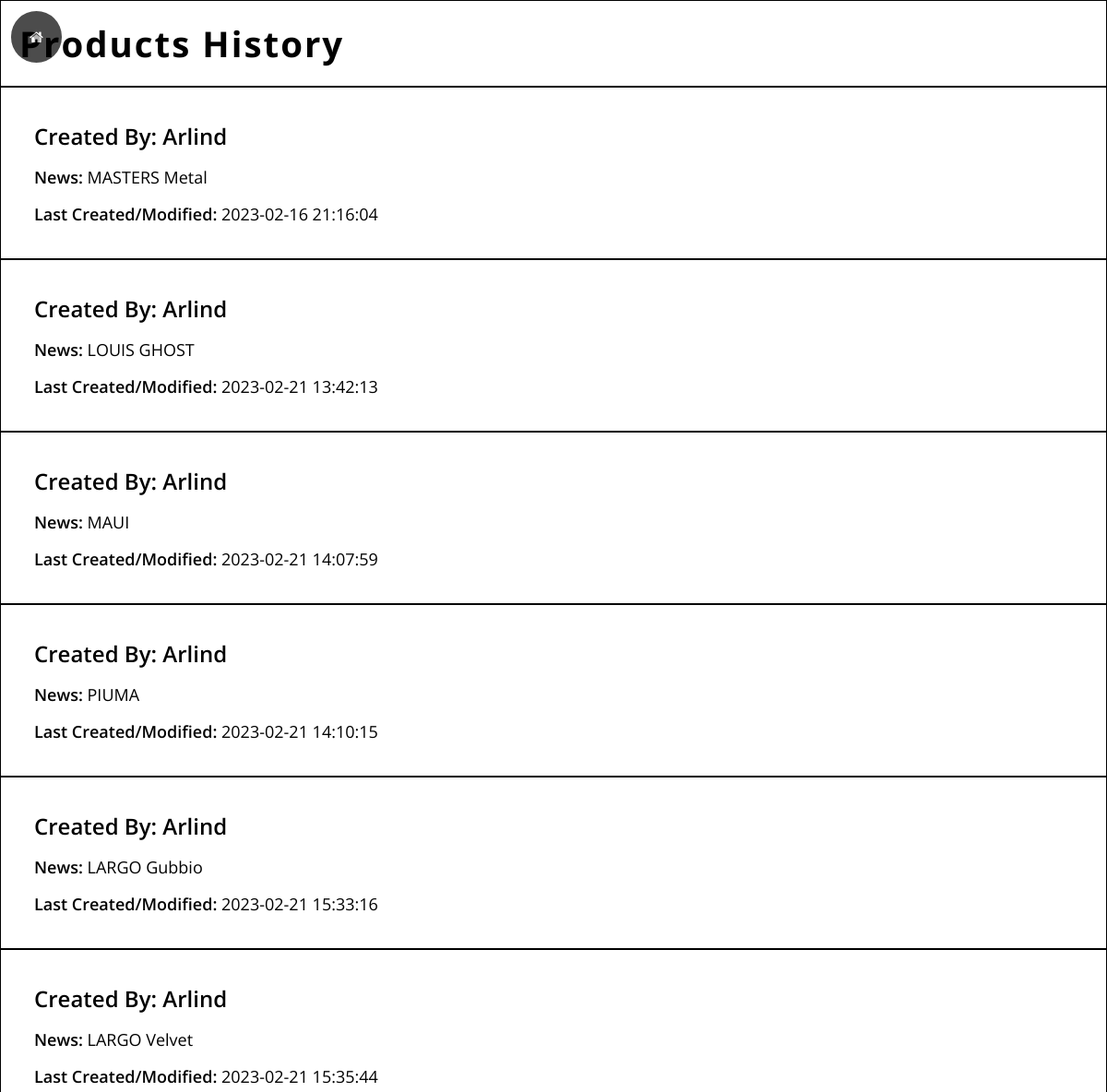
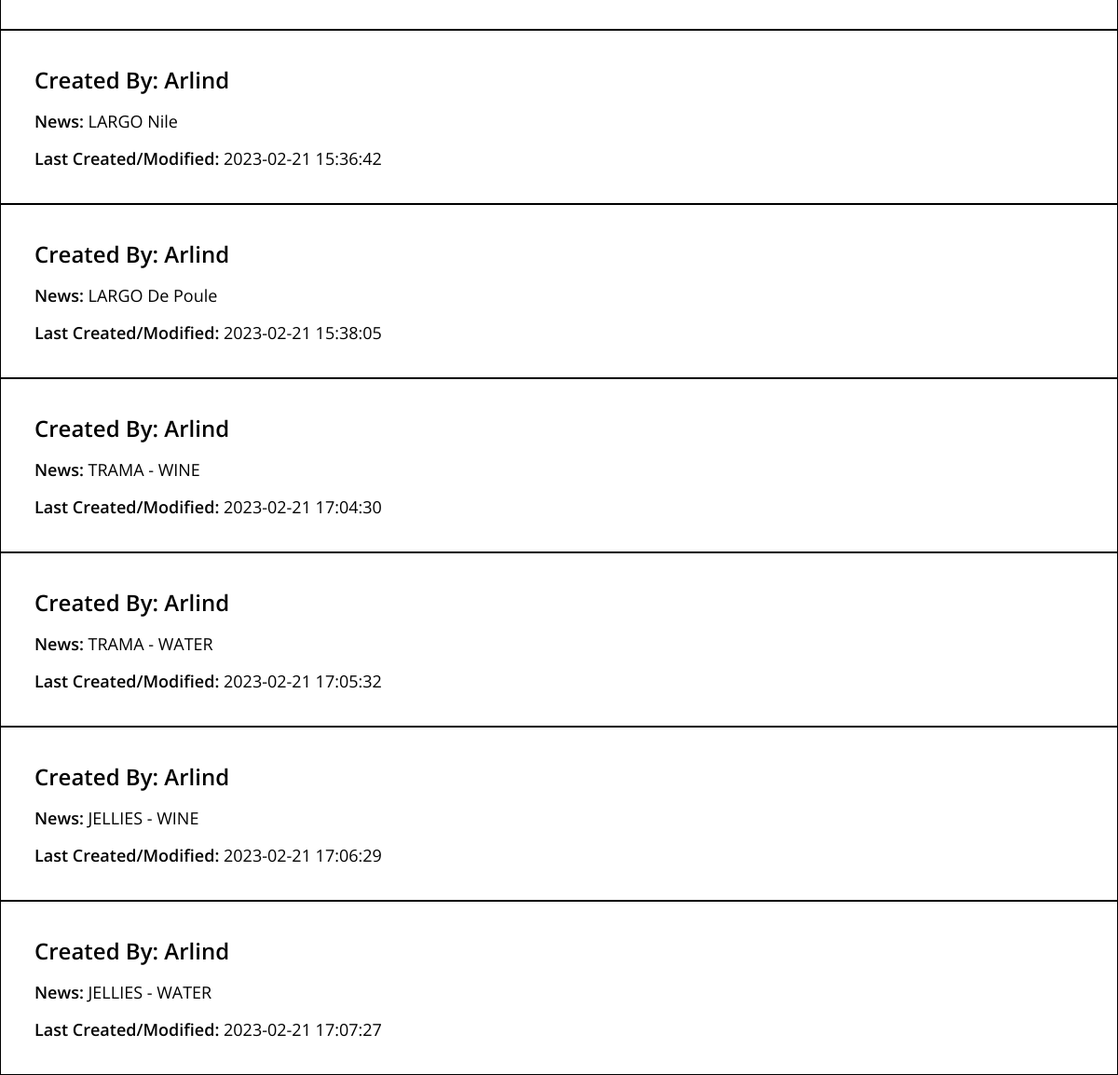
The app's page /user/sections/products-history-section.php (signed in) with its own data (2 pictures, top to bottom).
### tables this page shows
CREATE TABLE `products` (
  `product_id` int(11) NOT NULL,
  `products_header` varchar(255) NOT NULL,
  `products_image` varchar(255) NOT NULL,
  `products_price` decimal(10,2) NOT NULL,
  `products_link` varchar(255) NOT NULL,
  `created_date` timestamp NOT NULL DEFAULT current_timestamp(),
  `user_id` int(11) NOT NULL
);

CREATE TABLE `users` (
  `user_id` int(11) NOT NULL,
  `user_username` tinytext NOT NULL,
  `user_password` longtext NOT NULL,
  `user_email` tinytext NOT NULL,
  `usertype` varchar(50) NOT NULL DEFAULT 'user',
  `created_date` timestamp NOT NULL DEFAULT current_timestamp()
);

### user/sections/products-history-section.php (the view, shortened to what this page needs)
<!DOCTYPE html>
<html lang="en">
<head>
    <link rel="stylesheet" href="history.css">
    <link rel="stylesheet" href="https://cdnjs.cloudflare.com/ajax/libs/font-awesome/4.7.0/css/font-awesome.min.css">
</head>
<body>
    <?php
    if (isset($_SESSION["userid"])) {
        if ($_SESSION['usrtype'] == "admin") { ?>
            <div class="homeback">
                <a href="../../Kartell.php"><i class="fa fa-home" aria-hidden="true"></i></a>
            </div>
            <ul class="users-list">
                <h1>Products History</h1>
            </ul>
            <?php
            try {
                $products = new Database();
                $pdo = $products->connect();
                $products = $pdo->prepare("SELECT p.product_id, p.products_header, p.created_date, u.user_username FROM products p INNER JOIN users u ON p.user_id = u.user_id");
                $products->execute();
                while ($row = $products->fetch(PDO::FETCH_ASSOC)) {
                    $admin_name = $row['user_username'];
                    $header = $row['products_header'];
                    $createdDate = $row['created_date'];
            ?>
                    <ul class="users-list">
                        <h2><span>Created By:</span>
                            <?php echo $admin_name; ?>
                        </h2>
                        <p><span>News:</span>
                            <?php echo $header; ?>
                        </p>
                        <p><span>Last Created/Modified:</span>
                            <?php echo $createdDate; ?>
                        </p>
                    </ul>
    <?php
                }
            } catch (PDOException $e) {
                echo "Error: " . $e->getMessage();
            }
        } else {
            header("location: /web/Kartell.php?error=usernotfound");
        }
    } else {
        header("location: /web/Kartell.php?error=usernotfound");
    }
    ?>
</body>
</html>

### user/sections/history.css (style rules this page uses)
* { box-sizing: border-box; margin: 0; padding: 0; }
body { background: rgb(255, 241, 195); background: linear-gradient( 360deg, rgba(255, 241, 195, 1) 0%, rgba(247, 228, 163, 1) 24%, rgba(255, 74, 121, 1) 90% ); background-attachment: fixed; font-family: "Open Sans"; color: black; }
.homeback { position: fixed; width: 100%; height: auto; border-radius: 50px; margin: 1%; z-index: 999; }
.fa-home { font-size: 25px; color: white; background-color: black; padding: 20px; border-radius: 30px; opacity: 70%; transition: 0.2s; }
.users-list h1 { background-color: white; font-size: 2.4rem; font-weight: 700; letter-spacing: 2px; }
.users-list { padding: 20px; }
span { font-weight: 600; }
.users-list { background-color: white; border: 1px solid black; padding: 20px; font-size: 18px; }
.users-list h2 { font-size: 24px; font-weight: 600; }
h2, p { margin: 1rem; }

### records on screen
products: user.user_username "Arlind", products_header "MASTERS Metal", created_date "2023-02-16 21:16:04"
products: user.user_username "Arlind", products_header "LOUIS GHOST", created_date "2023-02-21 13:42:13"
products: user.user_username "Arlind", products_header "MAUI", created_date "2023-02-21 14:07:59"
products: user.user_username "Arlind", products_header "PIUMA", created_date "2023-02-21 14:10:15"
products: user.user_username "Arlind", products_header "LARGO Gubbio", created_date "2023-02-21 15:33:16"
products: user.user_username "Arlind", products_header "LARGO Velvet", created_date "2023-02-21 15:35:44"
products: user.user_username "Arlind", products_header "LARGO Nile", created_date "2023-02-21 15:36:42"
products: user.user_username "Arlind", products_header "LARGO De Poule", created_date "2023-02-21 15:38:05"
products: user.user_username "Arlind", products_header "TRAMA - WINE", created_date "2023-02-21 17:04:30"
products: user.user_username "Arlind", products_header "TRAMA - WATER", created_date "2023-02-21 17:05:32"
products: user.user_username "Arlind", products_header "JELLIES - WINE", created_date "2023-02-21 17:06:29"
products: user.user_username "Arlind", products_header "JELLIES - WATER", created_date "2023-02-21 17:07:27"
